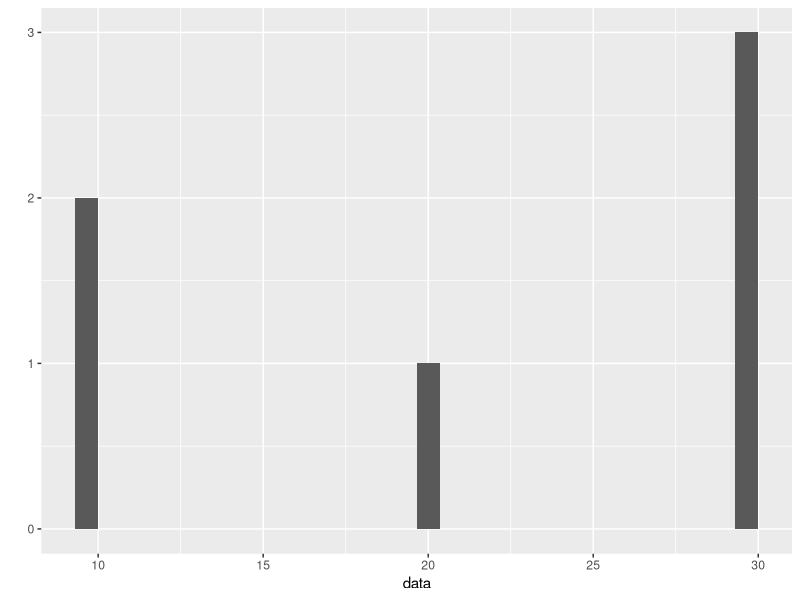
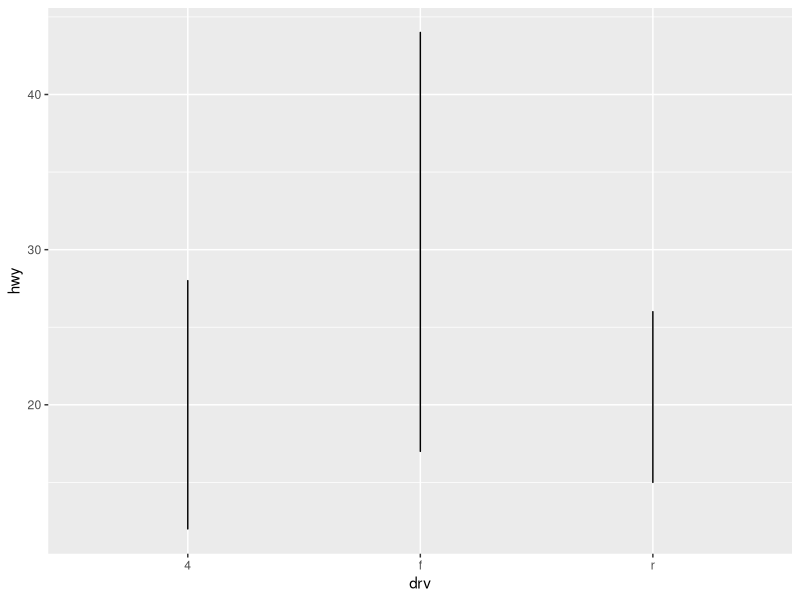
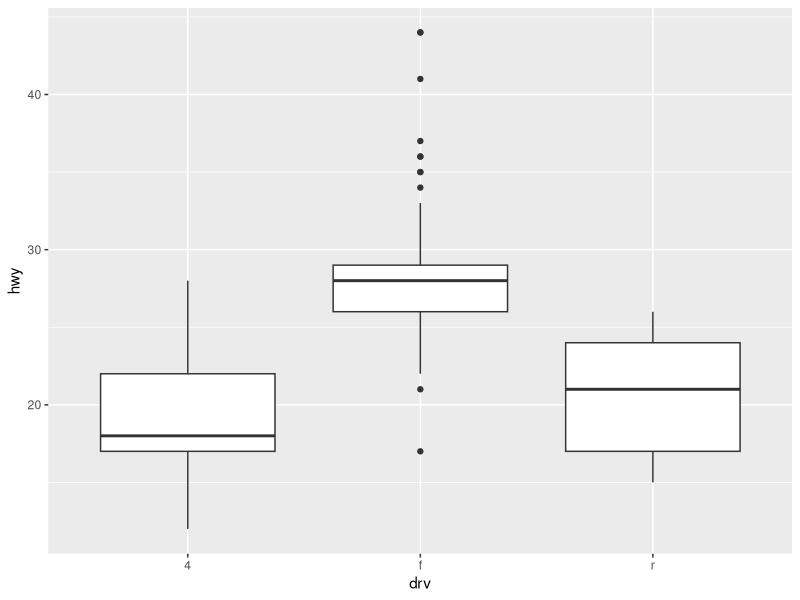
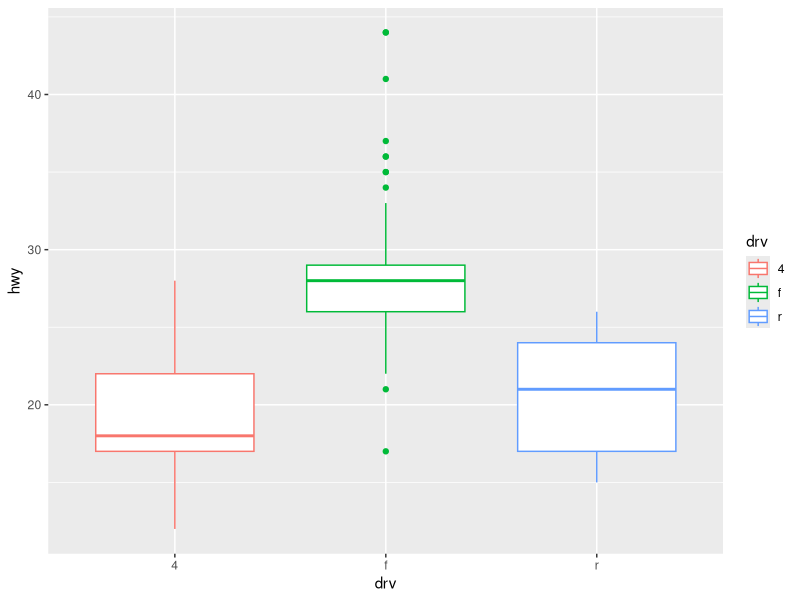

These charts were generated, in order, by the following R code:
library(ggplot2)
data <- c(10,10,20,30,30,30)
qplot(data)

qplot(data=mpg, y=hwy, x=drv, geom = "line")
qplot(data=mpg, y=hwy, x=drv, geom = "boxplot")
qplot(data=mpg, y=hwy, x=drv, geom = "boxplot", colour = drv)